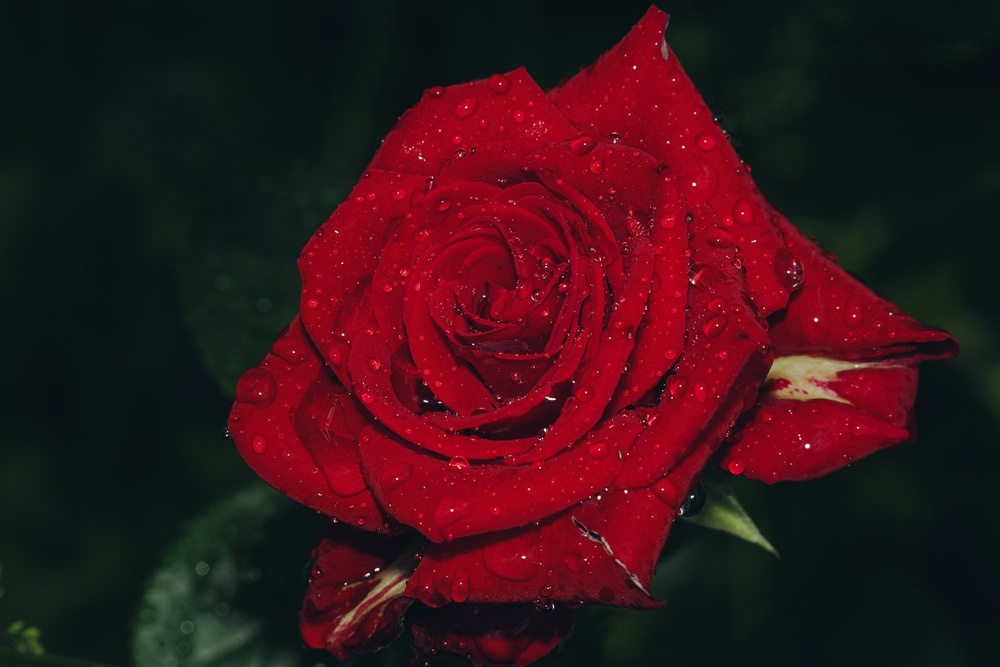
#> input picture assets/rose.jpg, 1000 x 667 px, shrunk from 1920 x 1280 before the run
$ python example.py
#> lines starting #> are read from the running program, lines starting #| are printed output that depends on the picture
"""Split an image into its colour channels in several colour spaces.

Shows the B, G, R channels, then the H, S, V channels and the
L*, a*, b* channels of the same image.

Usage:
    python example.py [image]
"""
import argparse
from pathlib import Path

import cv2
import matplotlib.pyplot as plt

ASSETS = Path(__file__).resolve().parent.parent / "assets"

SPACES = [
    ("BGR", None, ("Blue", "Green", "Red")),
    ("HSV", cv2.COLOR_BGR2HSV, ("Hue", "Saturation", "Value")),
    ("Lab", cv2.COLOR_BGR2LAB, ("L*", "a*", "b*")),
]


def main():
    parser = argparse.ArgumentParser(description=__doc__, formatter_class=argparse.RawDescriptionHelpFormatter)
    parser.add_argument("image", nargs="?", default=ASSETS / "rose.jpg")
    args = parser.parse_args()

    image = cv2.imread(str(args.image))
#> image is the input picture: shape (667, 1000, 3); mean B, G, R 25.6, 19.7, 58.9
    if image is None:
        raise FileNotFoundError(f"Could not read image: {args.image}")
    original_rgb = cv2.cvtColor(image, cv2.COLOR_BGR2RGB)  # matplotlib expects RGB

    fig, axes = plt.subplots(len(SPACES), 4, figsize=(14, 9))
    for row, (name, code, channel_names) in enumerate(SPACES):
        converted = image if code is None else cv2.cvtColor(image, code)
        axes[row, 0].imshow(original_rgb)
        axes[row, 0].set_title(f"Original ({name} row)")
        for col, (channel, ch_name) in enumerate(zip(cv2.split(converted), channel_names), start=1):
            axes[row, col].imshow(channel, cmap="gray")
            axes[row, col].set_title(f"{name}: {ch_name}")
        for ax in axes[row]:
            ax.axis("off")

    fig.tight_layout()
    plt.show()
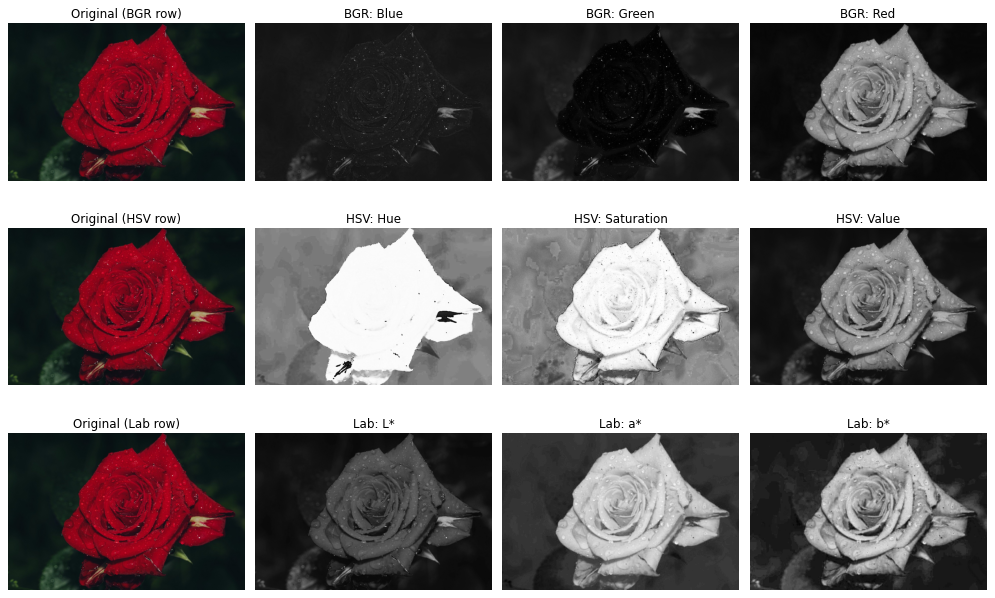
#> figure drawn by matplotlib, 12 panels


if __name__ == "__main__":
    main()
